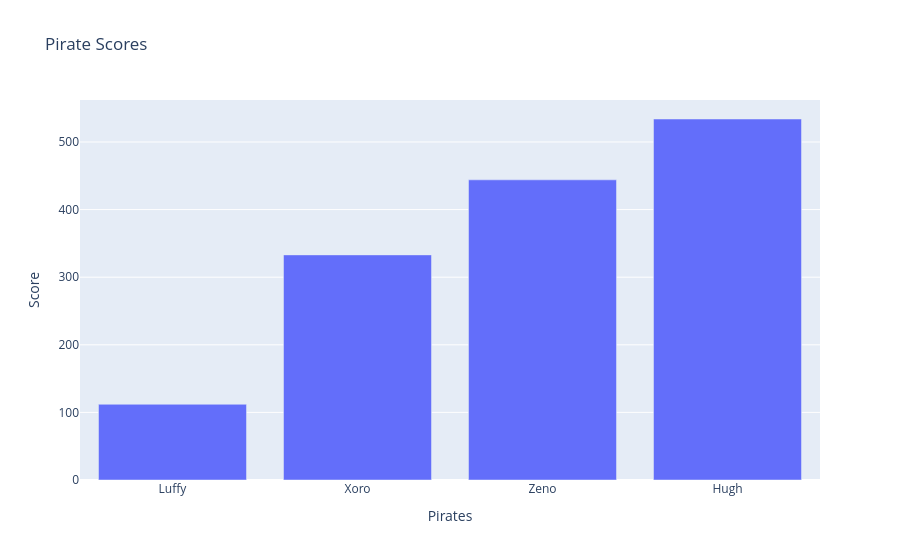

Notebook source saved alongside this figure:
### Code cell
#plot graph using graph objects

graph = go.Figure()

graph.add_trace(go.Bar(x = x1, y = y1))

graph.update_layout(
    title = "Pirate Scores",
    xaxis_title = "Pirates",
    yaxis_title = "Score"
)

graph.show()

### Figure 1 — Plotly figure (JSON) as saved in the notebook; plotly's stock layout.template omitted (floating-point values rounded to 4 significant figures)
{"data": [{"type": "bar", "x": ["Luffy", "Xoro", "Zeno", "Hugh"], "y": [112, 333, 444, 534]}], "layout": {"title": {"text": "Pirate Scores"}, "xaxis": {"title": {"text": "Pirates"}}, "yaxis": {"title": {"text": "Score"}}}}
